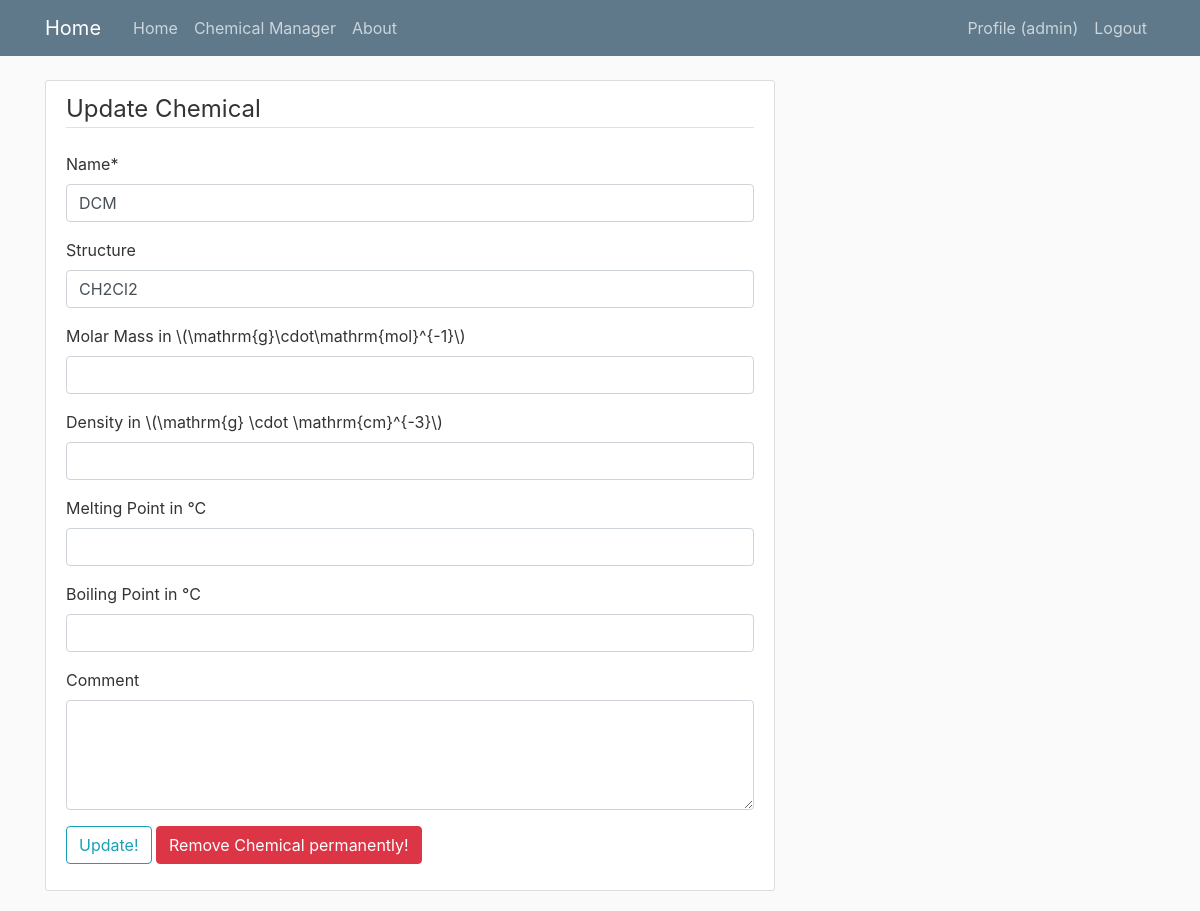
/chemmanager/chemical/17/update (signed in), run on an earlier commit of the app's database.
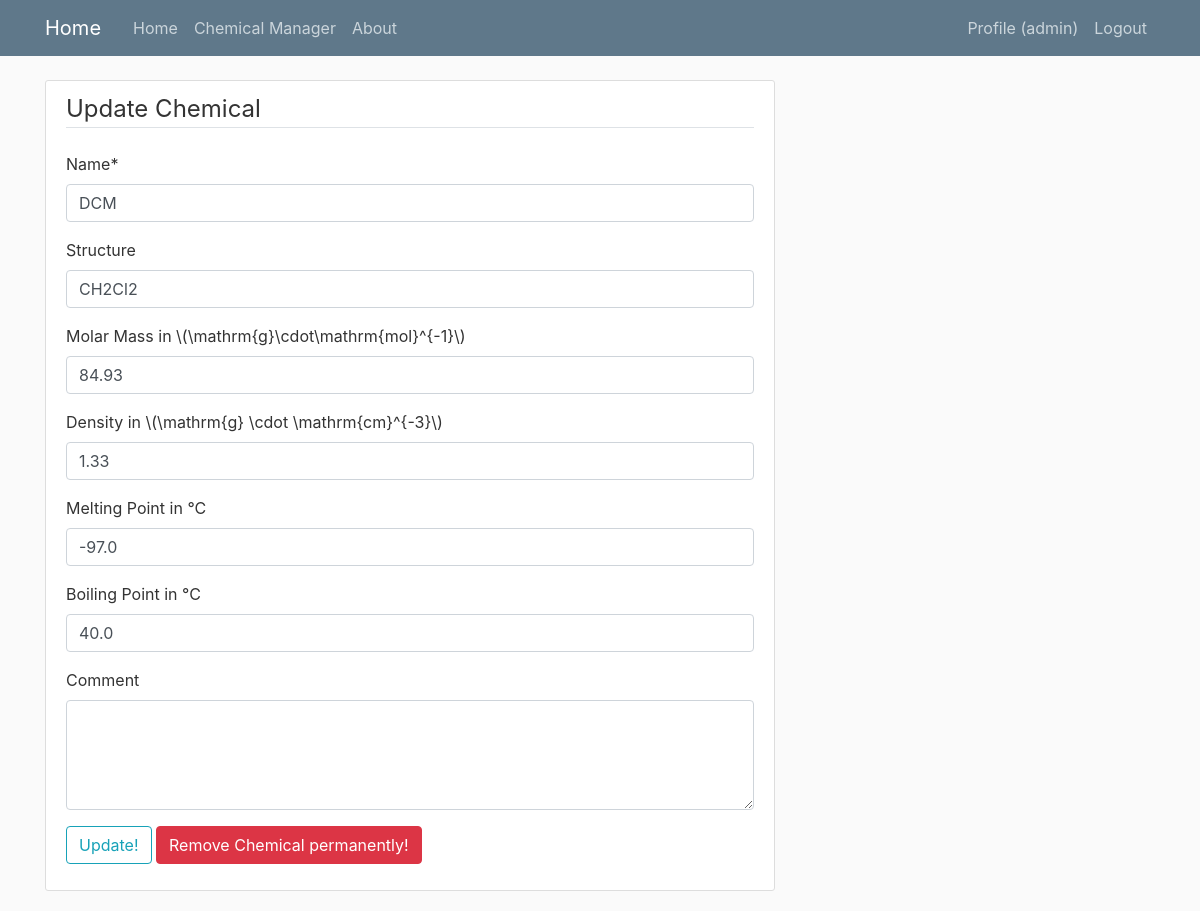
And on a later commit of the database.
### chemmanager/models.py (models this page shows, shortened)
class Chemical(models.Model):
    name = models.CharField(max_length=250)
    structure = models.CharField(max_length=250, blank=True)
    molar_mass = models.FloatField(blank=True, null=True)
    density = models.FloatField(blank=True, null=True)
    melting_point = models.FloatField(blank=True, null=True)
    boiling_point = models.FloatField(blank=True, null=True)
    comment = models.TextField(blank=True)
    cid = models.CharField(max_length=100, blank=True, null=True)
    cas = models.CharField(max_length=100, blank=True, null=True)
    creator = models.ForeignKey(User, on_delete=models.CASCADE, blank=True, null=True)

### chemmanager/views.py (the view, shortened to what this page needs)
# urls.py: path('chemical/<int:pk>/update', ChemicalUpdateView.as_view(), name='chemical-update'),
class ChemicalUpdateView(LoginRequiredMixin, UserPassesTestMixin, UpdateView):
    model = Chemical
    form_class = ChemicalCreateForm
    extra_context = {
        'title': 'Update',
        'delete': True,
    }
    def test_func(self):
        chemical = self.get_object()
        if self.request.user == chemical.creator:
            return True
        else:
            return False

### chemmanager/forms.py
class ChemicalCreateForm(forms.ModelForm):
    class Meta:
        model = Chemical
        fields = ('name', 'structure', 'molar_mass', 'density', 'melting_point', 'boiling_point', 'comment')
        widgets = {
            'name': forms.TextInput(attrs={'placeholder': 'e.g. Ethanol'}),
            'structure': forms.TextInput(attrs={'placeholder': 'e.g. CH3OH'}),
            'comment': forms.Textarea(attrs={'rows': 4})
        }
        html_script = '<script src="https://polyfill.io/v3/polyfill.min.js?features=es6"></script>' + \
                      '<script id="MathJax-script" async ' + \
                      'src="https://cdn.jsdelivr.net/npm/mathjax@3/es5/tex-mml-chtml.js"></script> '
        labels = {
            'density': html_script + 'Density in \(\mathrm{g} \cdot \mathrm{cm}^{-3}\)',
            'melting_point': 'Melting Point in °C',
            'boiling_point': 'Boiling Point in °C',
            'molar_mass': html_script + 'Molar Mass in \(\mathrm{g}\cdot\mathrm{mol}^{-1}\)'
        }

### chemmanager/templates/chemmanager/chemical_form.html (shortened to what this page needs)
{% extends "chemmanager/chemmanager_base.html" %}
{% load crispy_forms_tags %}
{% block content %}
    <div class="content-section">
        <form method="POST">
            <fieldset class="form-group">
                {% if title %}
                    <legend class="border-bottom mb-4">{{ title }} Chemical</legend>
                    {{ form|crispy }}
                    <button class="btn btn-outline-info" type="submit">{{ title }}!</button>
                {% else %}
                    <legend class="border-bottom mb-4">Create new Chemical</legend>
                    {{ form|crispy }}
                    <button class="btn btn-outline-info" type="submit">Add!</button>
                {% endif %}
                {% if delete %}
                    <a href="{% url 'chemical-delete' chemical.id %}" class="btn btn-danger">Remove Chemical permanently!</a>
                {% endif %}
            </fieldset>
        </form>
    </div>
{% endblock content %}

What changed in the data, as far as the page shows it:
changed Chemical "DCM": molar_mass (not shown) → "84.93"; density (not shown) → "1.33"; melting_point (not shown) → "-97.0"; boiling_point (not shown) → "40.0"
